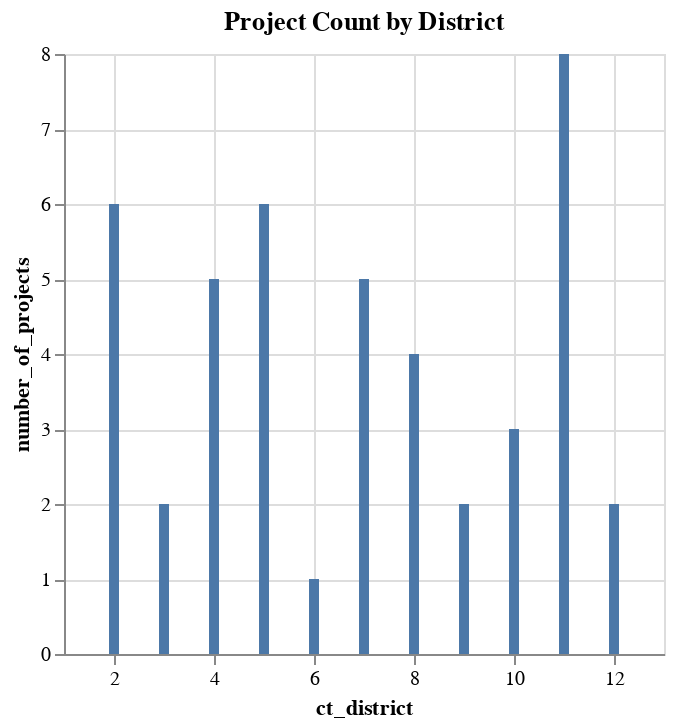

This figure's notebook cell:
### Markdown cell above
#### Customizing
* `altair` offers an endless ways to amp up the personality of your chart.
* Additionally, the chart above without a title and legend is a data visualization "taboo" and the dull blue is uninspiring. 

#### Add a title
* You can do so within  `.Chart()`
`alt.Chart(source,  title="your_title_here").mark_bar().encode(x='a',y='b')`

### Code cell
alt.Chart(pivot_median, title="Project Count by District").mark_bar().encode(
    x="ct_district", y="number_of_projects"
)

### Figure 1 — Vega-Lite specification as saved in the notebook (floating-point values rounded to 4 significant figures)
{"config": {"view": {"continuousWidth": 300, "continuousHeight": 300}}, "data": {"name": "data-9b04d3590f74ac1a3c351c2b684fca70"}, "mark": {"type": "bar"}, "encoding": {"x": {"field": "ct_district", "type": "quantitative"}, "y": {"field": "number_of_projects", "type": "quantitative"}}, "title": "Project Count by District", "$schema": "https://vega.github.io/schema/vega-lite/v5.14.1.json", "datasets": {"data-9b04d3590f74ac1a3c351c2b684fca70": [{"ct_district": 2, "median": 64.5, "number_of_projects": 6}, {"ct_district": 3, "median": 76.0, "number_of_projects": 2}, {"ct_district": 4, "median": 76.0, "number_of_projects": 5}, {"ct_district": 5, "median": 74.0, "number_of_projects": 6}, {"ct_district": 6, "median": 76.0, "number_of_projects": 1}, {"ct_district": 7, "median": 78.0, "number_of_projects": 5}, {"ct_district": 8, "median": 74.5, "number_of_projects": 4}, {"ct_district": 9, "median": 67.0, "number_of_projects": 2}, {"ct_district": 10, "median": 65.0, "number_of_projects": 3}, {"ct_district": 11, "median": 68.0, "number_of_projects": 8}, {"ct_district": 12, "median": 62.0, "number_of_projects": 2}]}}
